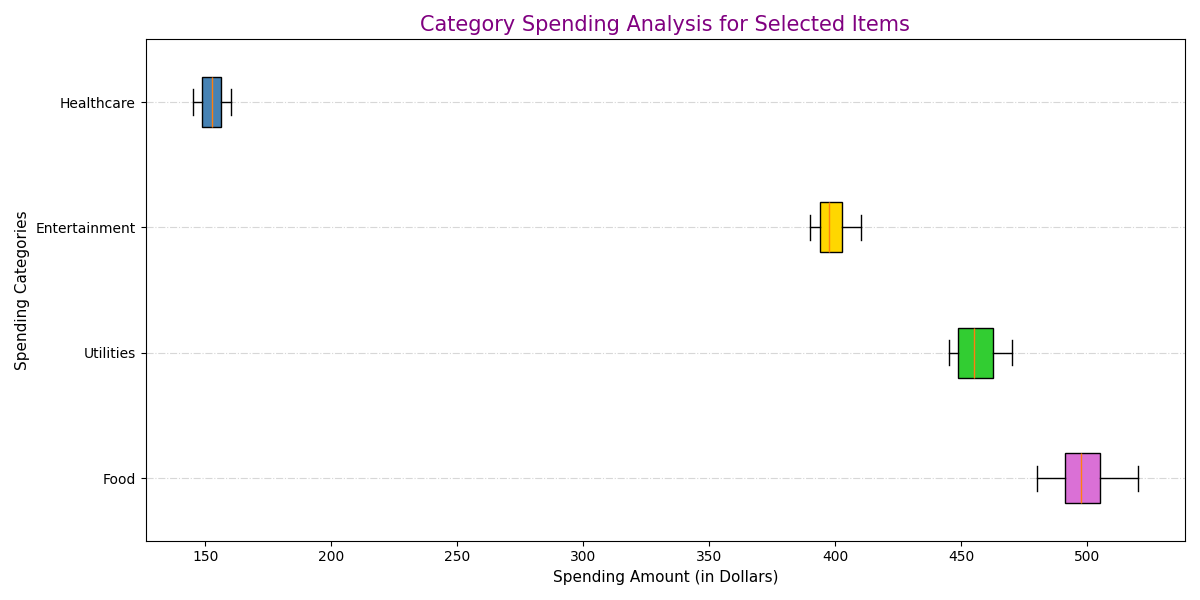

Write Python code to recreate this figure.
import matplotlib.pyplot as plt
import numpy as np

# Data for each household (in dollars)
household_a_spending = [500, 450, 400, 150, 200, 450, 320, 100, 350, 420, 280, 370]
household_b_spending = [520, 460, 390, 160, 210, 460, 310, 90, 340, 430, 270, 365]
household_c_spending = [495, 445, 395, 145, 195, 455, 325, 95, 345, 415, 275, 360]
household_d_spending = [480, 470, 410, 155, 205, 445, 330, 105, 360, 425, 285, 375]

# Aggregate data for box plot
aggregate_spending = [household_a_spending, household_b_spending, household_c_spending, household_d_spending]

# Create a horizontal box plot
fig, ax = plt.subplots(figsize=(12, 8))
box = ax.boxplot(aggregate_spending, vert=False, patch_artist=True, 
                 labels=['Household A', 'Household B', 'Household C', 'Household D'], 
                 notch=False, whis=2.0)

# Custom colors for each box
colors = ['#FF69B4', '#8A2BE2', '#5F9EA0', '#F4A460']
for patch, color in zip(box['boxes'], colors):
    patch.set_facecolor(color)

# Set title and labels
ax.set_title('Monthly Spending Analysis Across Four Households', fontsize=15, fontweight='normal')
ax.set_xlabel('Spending Amount (in Dollars)', fontsize=11)
ax.set_ylabel('Households', fontsize=11)
ax.grid(axis='y', linestyle='-.', alpha=0.5)

# Customize whiskers and caps
for whisker, cap in zip(box['whiskers'], box['caps']):
    whisker.set(color='darkred', linewidth=1)
    cap.set(color='darkred', linewidth=1)

# Customize medians
for median in box['medians']:
    median.set(color='green', linewidth=2.5)

# Updated data for category spending for Household A
food_spending_a = [500, 520, 495, 480]
utilities_spending_a = [450, 460, 445, 470]
entertainment_spending_a = [400, 390, 395, 410]
healthcare_spending_a = [150, 160, 145, 155]
data_category_a = [food_spending_a, utilities_spending_a, entertainment_spending_a, healthcare_spending_a]

# Create a second subplot for category spending of Household A
fig, ax2 = plt.subplots(figsize=(12, 6))
ax2.boxplot(data_category_a, vert=False, patch_artist=True, 
            labels=['Food', 'Utilities', 'Entertainment', 'Healthcare'], notch=False, widths=0.4)

# Custom colors for each category
category_colors = ['#DA70D6', '#32CD32', '#FFD700', '#4682B4']
boxes = ax2.patches
for patch, color in zip(boxes, category_colors):
    patch.set_facecolor(color)

# Title and labels
ax2.set_title('Category Spending Analysis for Selected Items', fontsize=15, fontweight='normal', color='purple')
ax2.set_xlabel('Spending Amount (in Dollars)', fontsize=11)
ax2.set_ylabel('Spending Categories', fontsize=11)
ax2.grid(axis='y', linestyle='-.', alpha=0.5)

plt.tight_layout()
plt.show()
